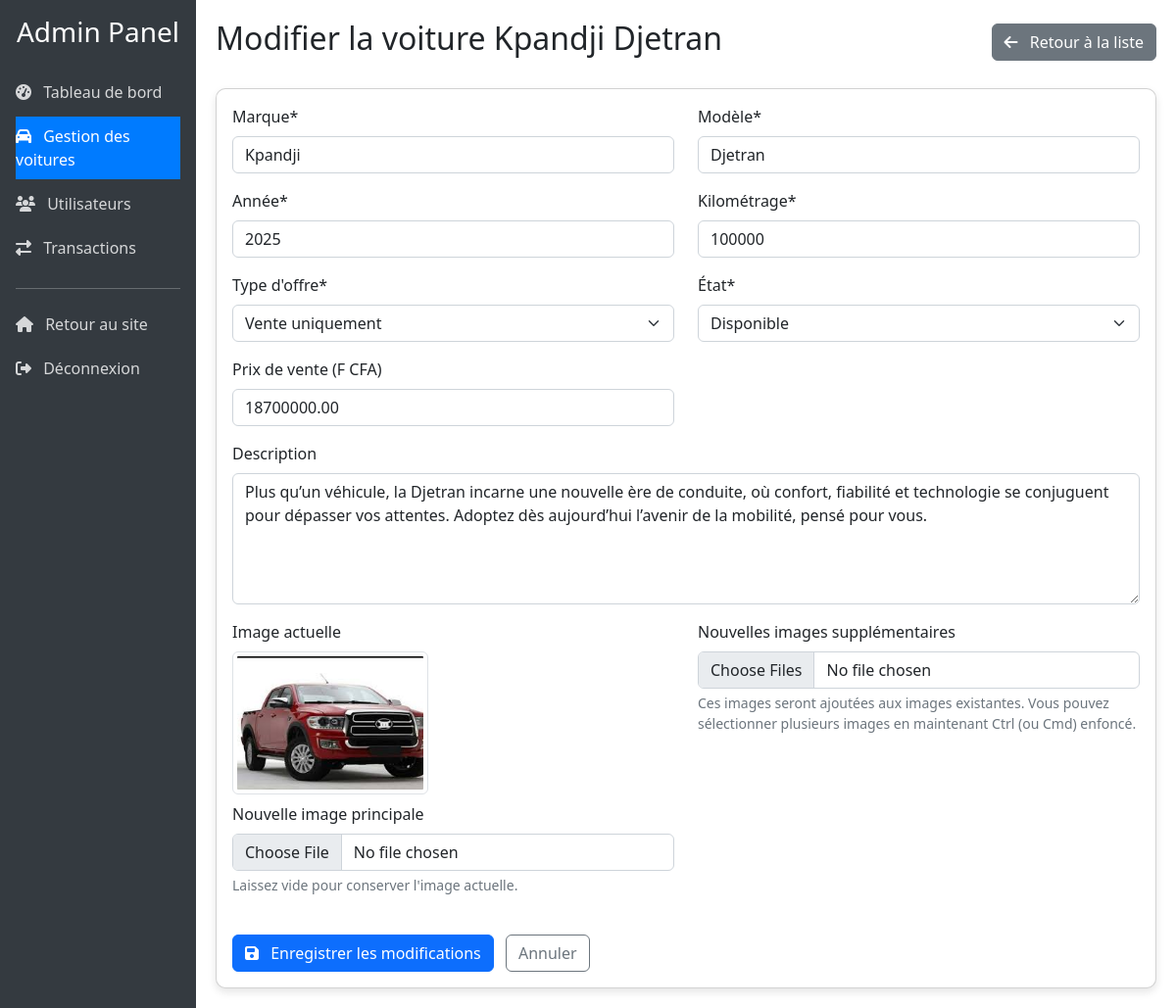
The page /ventelocavoiture/dashboard/voitures/23/modifier/ (signed in) on the database its author committed.
### ventelocavoiture/models.py (models this page shows, shortened)
class Voiture(models.Model):
    ETAT_CHOIX = [
        ('disponible', 'Disponible'),
        ('vendu', 'Vendu'),
        ('loué', 'Loué'),
    ]
    TYPE_CHOIX = [
        ('vente', 'À vendre'),
        ('location', 'À louer'),
        ('les_deux', 'À vendre et à louer'),
    ]
    marque = models.CharField(max_length=100)  # Marque de la voiture
    modele = models.CharField(max_length=100)  # Modèle de la voiture
    annee = models.IntegerField()  # Année de fabrication
    kilometrage = models.IntegerField()  # Kilométrage actuel
    prix_vente = models.DecimalField(max_digits=10, decimal_places=2, null=True, blank=True)
    prix_location_jour = models.DecimalField(max_digits=10, decimal_places=2, null=True, blank=True)
    description = models.TextField()  # Description détaillée
    etat = models.CharField(max_length=20, choices=ETAT_CHOIX, default='disponible')  # État actuel
    type_offre = models.CharField(max_length=20, choices=TYPE_CHOIX, default='vente')  # Type d'offre
    date_ajout = models.DateTimeField(auto_now_add=True)  # Date d'ajout au système
    image = models.ImageField(upload_to='images/')  # Image principale

### ventelocavoiture/views.py (the view, shortened to what this page needs)
# urls.py: path('dashboard/voitures/<int:voiture_id>/modifier/', views.dashboard_modifier_voiture, name='dashboard_modifier_voiture'),  # Modification de voiture
@admin_requis
def dashboard_modifier_voiture(request, voiture_id):
    voiture = get_object_or_404(Voiture, id=voiture_id)  # Récupère la voiture à modifier
    return render(request, 'ventelocavoiture/dashboard_modifier_voiture.html', {
        'voiture': voiture,
        'section': 'voitures'  # Indique la section active dans le menu
    })

### ventelocavoiture/context_processors.py (called while the page is built)
def utilisateur_connecte(request):
    context = {
        'utilisateur_connecte': False,  # Par défaut, l'utilisateur n'est pas connecté
        'utilisateur': None
    }
    if 'utilisateur_id' in request.session:
        try:
            utilisateur = Utilisateur.objects.get(id=request.session['utilisateur_id'])
            context['utilisateur_connecte'] = True
            context['utilisateur'] = utilisateur
        except Utilisateur.DoesNotExist:
            pass
    return context

### ventelocavoiture/views.py (called while the page is built)
def admin_requis(view_func):
    @wraps(view_func)  # Préserve les métadonnées de la fonction d'origine
    def _wrapped_view(request, *args, **kwargs):
        if 'utilisateur_id' not in request.session:
            messages.error(request, "Vous devez être connecté pour accéder à cette page.")
            return redirect('ventelocavoiture:connexion')
        try:
            utilisateur = Utilisateur.objects.get(id=request.session['utilisateur_id'])
            if not getattr(utilisateur, 'is_admin', False):
                messages.error(request, "Vous n'avez pas les droits d'administrateur.")
                return redirect('ventelocavoiture:accueil')
        except Utilisateur.DoesNotExist:
            messages.error(request, "Utilisateur non trouvé.")
            return redirect('ventelocavoiture:connexion')
        return view_func(request, *args, **kwargs)
    return _wrapped_view

### ventelocavoiture/templates/ventelocavoiture/dashboard_modifier_voiture.html (shortened to what this page needs)
{% extends 'dashboard_base.html' %}
{% block page_title %}Modifier la voiture {{ voiture.marque }} {{ voiture.modele }}{% endblock %}
{% block page_actions %}
<a href="{% url 'ventelocavoiture:dashboard_voitures' %}" class="btn btn-secondary">
    <i class="fas fa-arrow-left me-2"></i> Retour à la liste
</a>
{% endblock %}
{% block content %}
<div class="card dashboard-card">
    <div class="card-body">
        <form method="POST" enctype="multipart/form-data">
            <div class="row">
                <div class="col-md-6 mb-3">
                    <label for="marque" class="form-label">Marque*</label>
                    <input type="text" class="form-control" id="marque" name="marque" value="{{ voiture.marque }}" required>
                </div>
                <div class="col-md-6 mb-3">
                    <label for="modele" class="form-label">Modèle*</label>
                    <input type="text" class="form-control" id="modele" name="modele" value="{{ voiture.modele }}" required>
                </div>
                <div class="col-md-6 mb-3">
                    <label for="annee" class="form-label">Année*</label>
                    <input type="number" class="form-control" id="annee" name="annee" value="{{ voiture.annee }}" required>
                </div>
                <div class="col-md-6 mb-3">
                    <label for="kilometrage" class="form-label">Kilométrage*</label>
                    <input type="number" class="form-control" id="kilometrage" name="kilometrage" value="{{ voiture.kilometrage }}" required>
                </div>
                <div class="col-md-6 mb-3">
                    <label for="type_offre" class="form-label">Type d'offre*</label>
                    <select class="form-select" id="type_offre" name="type_offre" required>
                        <option value="vente" {% if voiture.type_offre == 'vente' %}selected{% endif %}>Vente uniquement</option>
                    </select>
                </div>
                <div class="col-md-6 mb-3">
                    <label for="etat" class="form-label">État*</label>
                    <select class="form-select" id="etat" name="etat" required>
                        <option value="disponible" {% if voiture.etat == 'disponible' %}selected{% endif %}>Disponible</option>
                    </select>
                </div>
                <div class="col-md-6 mb-3">
                    <label for="prix_vente" class="form-label">Prix de vente (F CFA)</label>
                    <input type="number" class="form-control" id="prix_vente" name="prix_vente" value="{{ voiture.prix_vente|default:'' }}">
                </div>
                <div class="col-12 mb-3">
                    <label for="description" class="form-label">Description</label>
                    <textarea class="form-control" id="description" name="description" rows="5">{{ voiture.description }}</textarea>
                </div>
                <div class="col-md-6 mb-3">
                    {% if voiture.image %}
                    <div class="mb-2">
                        <label class="form-label">Image actuelle</label>
                        <div>
                            <img src="{{ voiture.image.url }}" alt="{{ voiture.marque }} {{ voiture.modele }}" class="img-thumbnail" style="max-width: 200px;">
                        </div>
                    </div>
                    {% endif %}
                    <label for="image" class="form-label">Nouvelle image principale</label>
                    <input type="file" class="form-control" id="image" name="image">
                    <div class="form-text">Laissez vide pour conserver l'image actuelle.</div>
                </div>
                <div class="col-md-6 mb-3">
                    <label for="images_supplementaires" class="form-label">Nouvelles images supplémentaires</label>
                    <input type="file" class="form-control" id="images_supplementaires" name="images_supplementaires" multiple>
                    <div class="form-text">Ces images seront ajoutées aux images existantes. Vous pouvez sélectionner plusieurs images en maintenant Ctrl (ou Cmd) enfoncé.</div>
                </div>
            </div>
            <div class="mt-4">
                <button type="submit" class="btn btn-primary">
                    <i class="fas fa-save me-2"></i> Enregistrer les modifications
                </button>
                <a href="{% url 'ventelocavoiture:dashboard_voitures' %}" class="btn btn-outline-secondary ms-2">Annuler</a>
            </div>
        </form>
    </div>
</div>
{% endblock %}

### templates/dashboard_base.html (style rules this page uses)
.dashboard-card { border-radius: 10px; box-shadow: 0 4px 8px rgba(0, 0, 0, 0.1); transition: transform 0.2s; }

### rows shown on the page
Voiture: marque "Kpandji", modele "Djetran", annee "2025", kilometrage "100000", type_offre "Vente uniquement", etat "Disponible", prix_vente "18700000.00", description "Plus qu’un véhicule, la Djetran incarne une nouvelle ère de conduite, où confort, fiabilité et technologie se conjuguent pour dépasser vos attentes. Adoptez dès aujourd’hui l’avenir de la mobilité, pensé pour vous.", image (picture)
